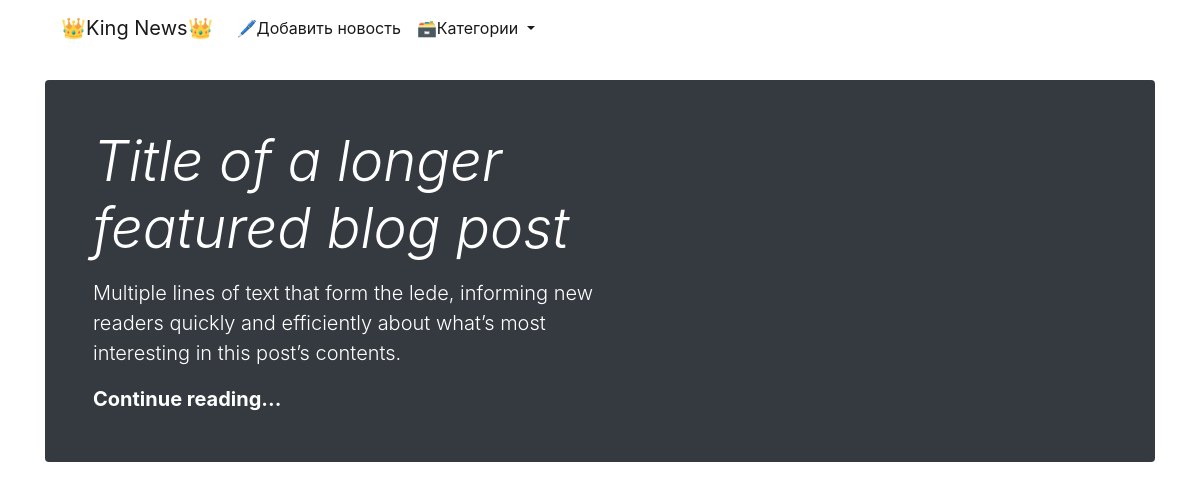
Before: /news/ with the older database file.
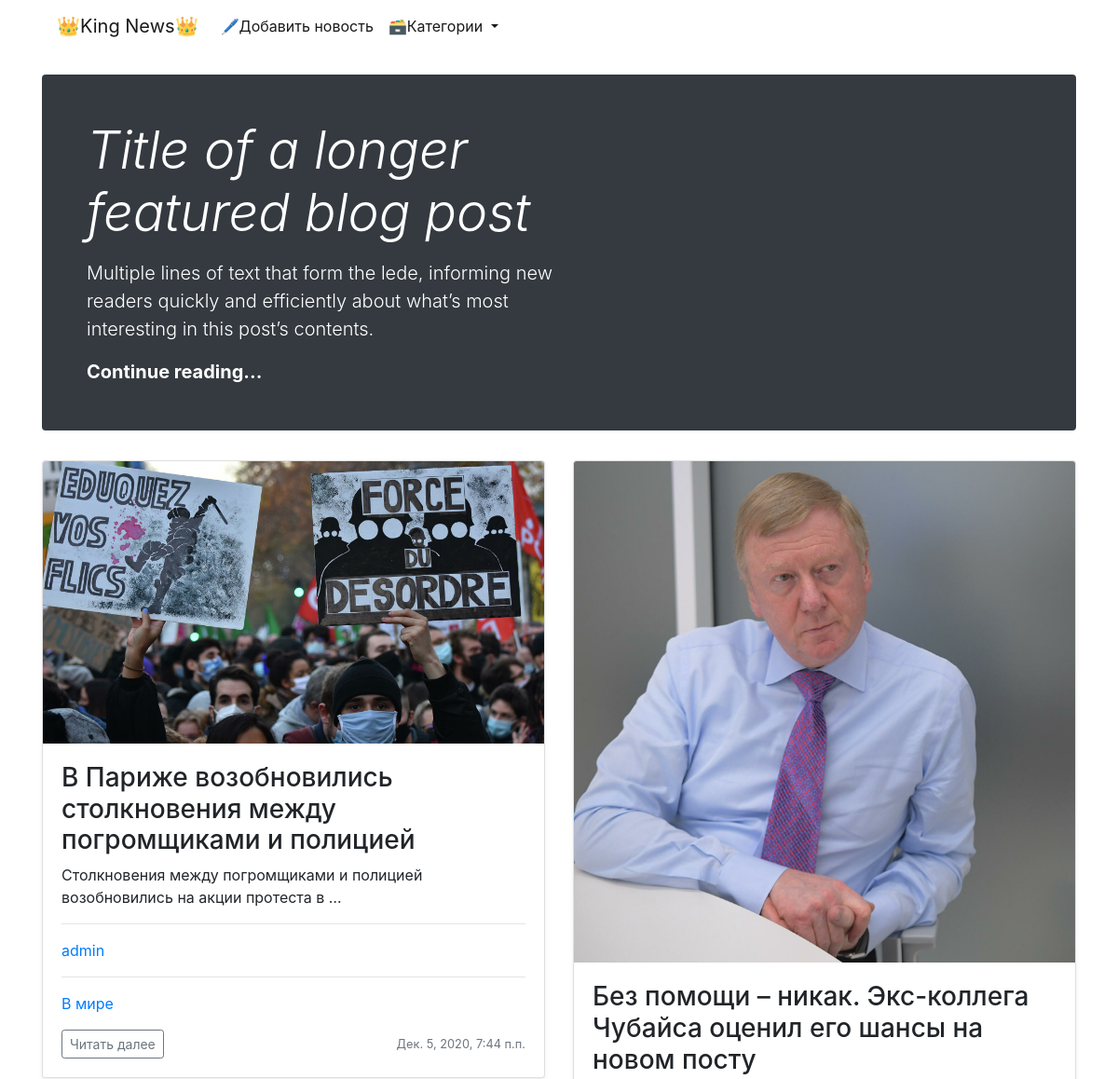
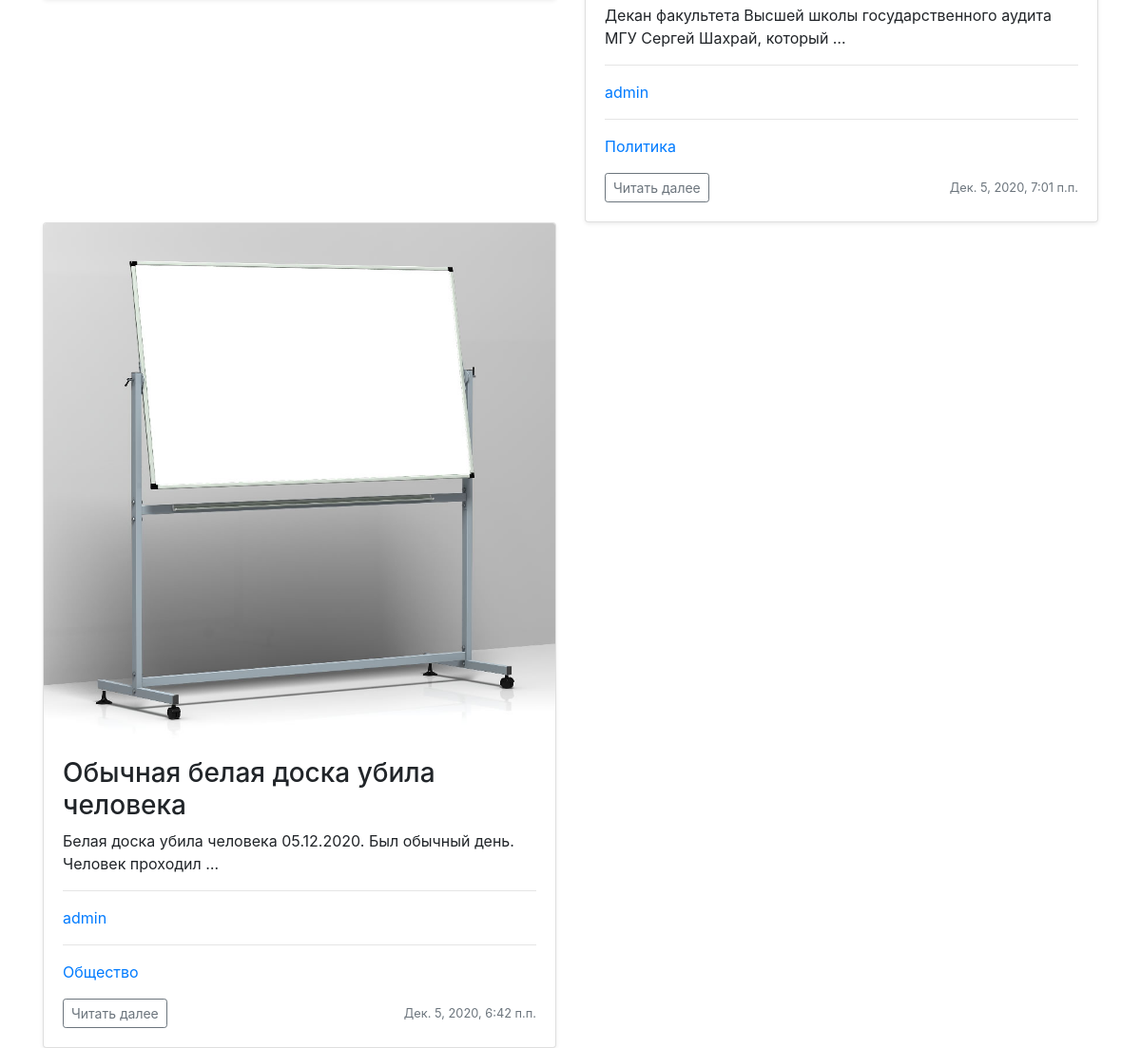
After: the same page with the newer database file (2 pictures, top to bottom).
### news/models.py (models this page shows, shortened)
class News(models.Model):
    author = models.ForeignKey(User, on_delete=models.PROTECT, verbose_name='автор', default=None)
    title = models.CharField(max_length=150, verbose_name='заголовок')
    content = models.TextField(verbose_name='текст')
    created_at = models.DateTimeField(auto_now_add=True, verbose_name='дата создания')
    updated_at = models.DateTimeField(auto_now=True, verbose_name='дата обновления')
    photo = models.ImageField(upload_to='photos/%Y/%m/%d/', verbose_name='постер', default='photos/default.svg')
    is_published = models.BooleanField(default=True, verbose_name='статус публикации')
    category = models.ForeignKey('Category', on_delete=models.PROTECT, verbose_name='категория', db_index=True, default=None)
    def get_absolute_url(self):
        return reverse('news:detail_news', kwargs={'pk': self.pk})
    class Meta:
        verbose_name = 'новость'
        verbose_name_plural = 'новости'
        ordering = ['created_at', 'title']

class Category(models.Model):
    title = models.CharField(max_length=150, verbose_name='заголовок', unique=True)
    class Meta:
        verbose_name = 'категория'
        verbose_name_plural = 'категории'
        ordering = ['title']
    def get_absolute_url(self):
        return reverse('news:detail_category', kwargs={'category_id': self.pk})

### news/views.py (the view)
# urls.py: path('', AllNews.as_view(), name='all_news'),
class AllNews(ListView):
    model = News
    template_name = 'news/all_news.html'
    context_object_name = 'all_news'
    def get_queryset(self):
        return News.objects.filter(is_published=True).order_by('-created_at')

### news/templates/news/all_news.html (shortened to what this page needs)
{% extends 'base.html' %}
{% block content %}
    <nav class="navbar navbar-expand-lg navbar-light" style="background-color: #ffffff;">
        <a class="navbar-brand" href="{% url 'news:all_news' %}">👑King News👑</a>
        <div class="collapse navbar-collapse" id="navbarSupportedContent">
            <ul class="navbar-nav mr-auto">
                <li class="nav-item">
                    <a class="nav-link active" href="{% url 'news:add_news' %}">🖊Добавить новость<span class="sr-only">(current)</span></a>
                </li>
                <li class="nav-item dropdown active">
                    <a class="nav-link dropdown-toggle" href="#" id="navbarDropdown" role="button" data-toggle="dropdown" aria-haspopup="true" aria-expanded="false">
                        🗃Категории
                    </a>
                </li>
            </ul>
        </div>
    </nav>
    <br>
    <div class="jumbotron p-4 p-md-5 text-white rounded bg-dark">
        <div class="col-md-6 px-0">
            <h1 class="display-4 font-italic">Title of a longer featured blog post</h1>
            <p class="lead my-3">Multiple lines of text that form the lede, informing new readers quickly and efficiently about what’s most interesting in this post’s contents.</p>
            <p class="lead mb-0"><a href="#" class="text-white font-weight-bold">Continue reading...</a></p>
        </div>
    </div>
    <div class="row row-cols-2">
        {% for new in all_news %}
            <div class="col">
                <div class="card shadow-sm">
                    <img class="bd-placeholder-img card-img-top" focusable="false" role="img"
                         width="100%" height="100%" src="{{ new.photo.url }}">
                    <div class="card-body">
                        <h3 class="card-text">{{ new.title }}</h3>
                        <p class="card-text">{{ new.content|truncatewords:10 }}</p>
                        <hr>
                        <a style="text-decoration: none;" href="#"><p>{{ new.author }}</p></a>
                        <hr>
                        <a style="text-decoration: none;" href="{{ new.category.get_absolute_url }}"><p>{{ new.category.title }}</p></a>
                        <div class="d-flex justify-content-between align-items-center">
                            <div class="btn-group">
                                <form action="{{ new.get_absolute_url }}">
                                    <button type="submit" class="btn btn-sm btn-outline-secondary">
                                        Читать далее
                                    </button>
                                </form>
                            </div>
                            <small class="text-muted">{{ new.created_at }}</small>
                        </div>
                    </div>
                </div>
            </div>
        {% endfor %}
    </div>
{% endblock %}

### templates/base.html (shortened to what this page needs)
<!doctype html>
<html lang="en">
<head>
    <link rel="stylesheet" href="https://cdn.jsdelivr.net/npm/bootstrap@4.5.3/dist/css/bootstrap.min.css">
</head>
<body>
<div class="container">
    {% block content %}{% endblock %}
</div>
</body>
</html>

Changed rows visible on the page:
added News: photo (picture), title "В Париже возобновились столкновения между погромщиками и полицией", content "Столкновения между погромщиками и полицией возобновились на акции протеста в …", author "admin", category "В мире", created_at "Дек. 5, 2020, 7:44 п.п."
added News: photo (picture), title "Без помощи – никак. Экс-коллега Чубайса оценил его шансы на новом посту", content "Декан факультета Высшей школы государственного аудита МГУ Сергей Шахрай, который …", author "admin", category "Политика", created_at "Дек. 5, 2020, 7:01 п.п."
added News: photo (picture), title "Обычная белая доска убила человека", content "Белая доска убила человека 05.12.2020. Был обычный день. Человек проходил …", author "admin", category "Общество", created_at "Дек. 5, 2020, 6:42 п.п."
